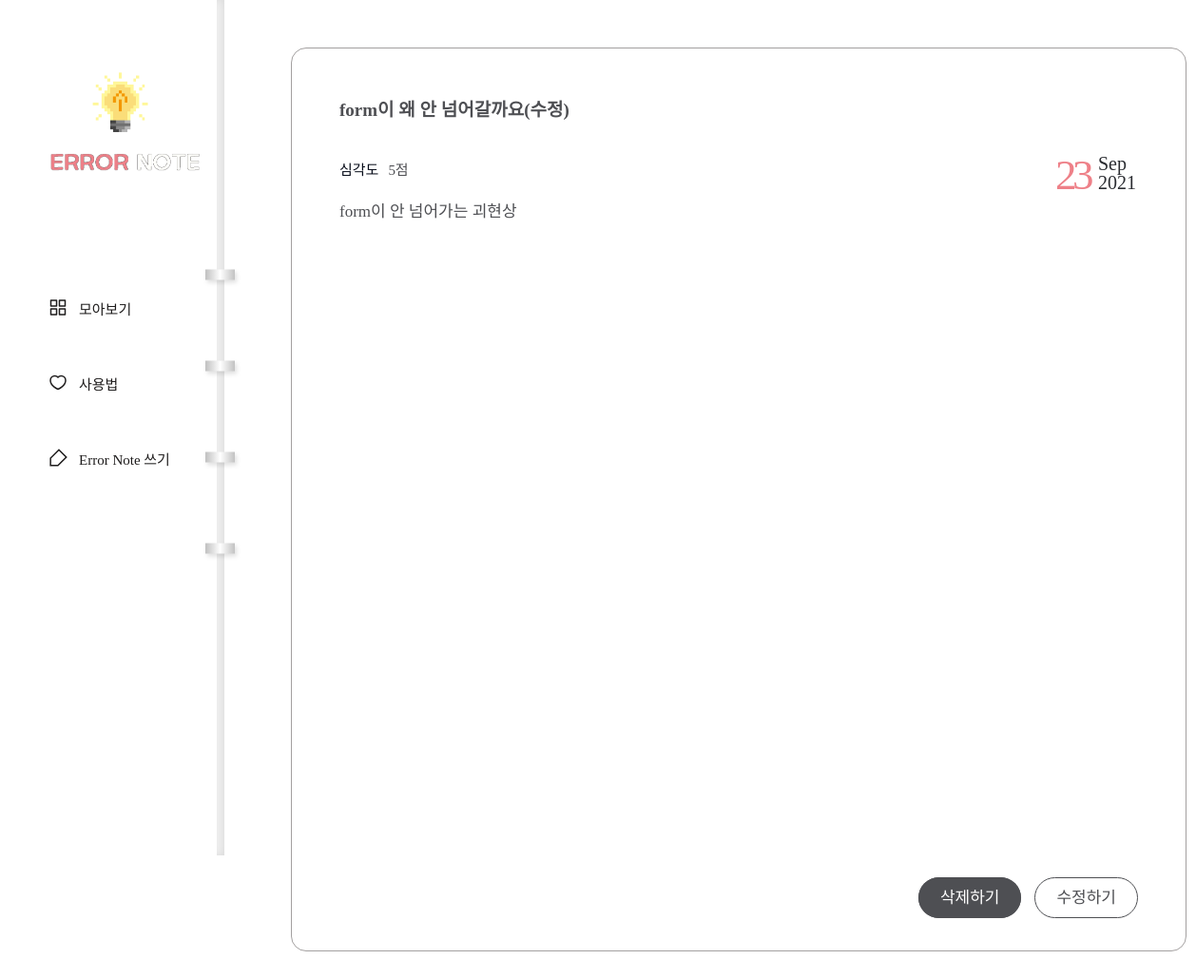
Screenshot of /diary/page/1/ with the database file from the repository.
### diary/models.py (models this page shows, shortened)
class Page(models.Model):
    title = models.CharField(max_length=50)
    content = models.TextField()
    score = models.IntegerField()
    dt_created = models.DateTimeField(verbose_name="Date Created", auto_now_add=True)

### diary/views.py (the view)
# urls.py: path('diary/page/<int:page_id>/', views.page_detail, name='page-detail'),
def page_detail(request, page_id):
    object = Page.objects.get(id=page_id)
    return render(request, 'diary/page_detail.html', {'object': object})

### diary/templates/diary/page_detail.html
{% extends './base.html' %}
{% block content %}
<div class="wrap-notetext">
    <div class="notetext">
        <div class="text-box">
            <h2>{{object.title}}</h2>
            <div class="score">
                <p>심각도</p>
                <span>{{object.score}}점</span>
            </div>
            <div class="date">
                <span>{{object.dt_created|date:"d"}}</span>
                <div class="month-year">
                    <p class="month">{{object.dt_created|date:"M"}}</p>
                    <p class="year">{{object.dt_created|date:"Y"}}</p>
                </div>
            </div>
            <div class="detail">{{object.content|linebreaksbr}}</div>
            <div class="notetext-btn">
                <ul>
                    <li><a href="{% url 'page-delete' object.id %}">삭제하기</a></li>
                    <li><a href="{% url 'page-update' object.id %}">수정하기</a></li>
                </ul>
            </div>
        </div>
    </div>
</div>
{% endblock content %}

### diary/static/diary/css/styles.css (style rules this page uses)
h1,h2,h3,p,a,ul,li { margin: 0; padding: 0; font-family: 'NanumSquare'; list-style: none; text-decoration: none; outline: none; }
html { position: relative; min-height: 100%; margin: 0; }
body { margin: 0; padding: 0; -webkit-font-smoothing: antialiased; -moz-osx-font-smoothing: auto; }
.wrap-notetext { padding-left: 236px; padding-top: 50px; padding-bottom: 150px; }
.notetext { margin: 0 70px; }
.text-box { position: relative; width: 840px; height: 100%; min-height: 800px; max-height: 1040px; margin: 0 auto; padding: 49px 50px 100px; border-radius: 16px; border: solid 1px #a3a0a0; background-color: #ffffff; }
.text-box h2 { padding-bottom: 30px; font-family: 'NanumSquare'; color: #4e4f53; font-size: 19px; font-weight: bold; }
.text-box .score { padding: 10px 0 20px; }
.text-box .score p { display: inline-block; font-family: 'NanumSquare'; color: #060b18; font-size: 15px; }
.text-box .score span { padding-left: 6px; font-family: 'NanumBarunpen'; color: #4e4f53; font-size: 15px; letter-spacing: -0.29px; }
.text-box .date { overflow: hidden; position: absolute; top: 107px; right: 52px; }
.text-box .date span { float: left; font-family: 'NanumSquare'; color: #ee8088; font-size: 45px; letter-spacing: -4.47px; }
.text-box .date .month-year { float: left; padding: 4px 0 0 9px; }
.text-box .date p { font-family: 'NanumSquare'; color: #2b2d32; font-size: 20px; text-align: left; text-transform: capitalize; line-height: 1; }
.text-box .detail { overflow-y: scroll; max-height: 800px; font-family: 'NanumBarunpen'; color: #4e4f53; font-size: 17px; line-height: 1.8; }
.text-box .notetext-btn { position: absolute; right: 50px; bottom: 45px; }
.text-box .notetext-btn li { display: inline-block; }
.text-box .notetext-btn li a { padding: 11px 22px; font-family: 'NanumSquare'; color: #fff; font-size: 17px; background-color: #4e4f53; border: solid 1px #4e4f53; border-radius: 22.5px; }
.text-box .notetext-btn li:last-child a { margin-left: 10px; color: #4e4f53; background-color: transparent; }

### rows the page displays
Page: title "form이 왜 안 넘어갈까요(수정)", score "5", dt_created "23", dt_created "Sep", dt_created "2021", content "form이 안 넘어가는 괴현상"
